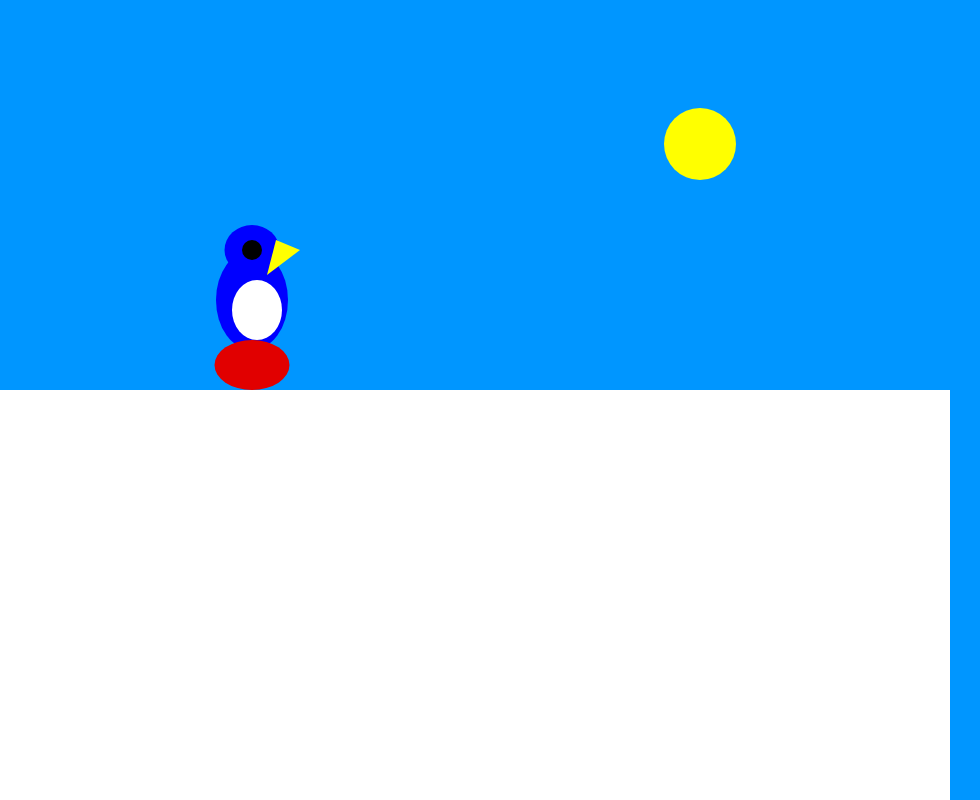
Frame 1 (no input)
Frame 60 (no input): identical to frame 1, image omitted
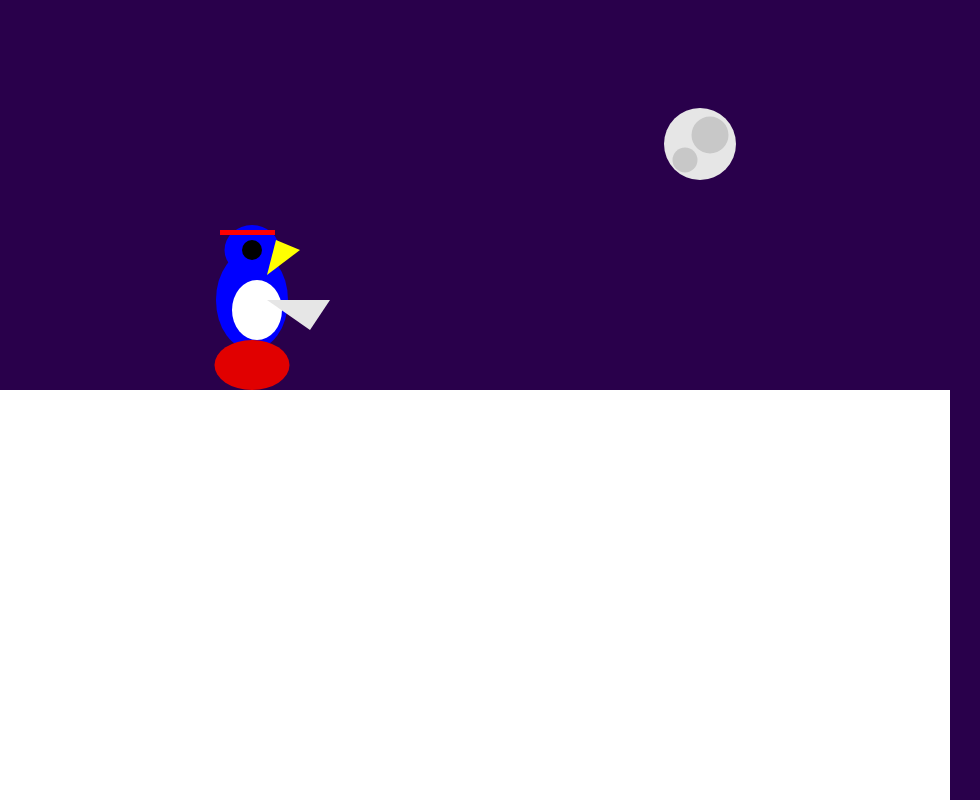
Frame 120 (the mouse pressed at the canvas centre since frame 60)

The p5.js sketch that drew these frames (run headless with seeded random() and noise() and a simulated clock; from frame 60 on, the mouse is pressed at the canvas centre):

// p5.js sketch
// ── sketch.js
function setup() {
  // put setup code here
  createCanvas(980, 800);
  textAlign(CENTER);

}

function draw() {
  // put drawing code here

  if (mouseIsPressed) {
    background(41, 0, 75);
  fill(0);

  fill(0, 0, 255);
  ellipse(252, 300, 72, 100);

  fill(255);
  ellipse(257, 310, 50, 60);

  fill(0, 0, 255);
  ellipse(252, 250, 55, 50);

  fill(255, 255, 0);
  triangle(276, 240, 300, 250, 267, 275);

  fill(0, 0, 0);
  ellipse(252, 250, 20, 20);

  fill(225, 0, 0);
  ellipse(252, 365, 75, 50);

  fill(230, 230, 230);
  ellipse(700, 144, 72, 72);

  fill(200, 200, 200);
  ellipse(685, 160, 25, 25);

  fill(200, 200, 200);
  ellipse(710, 135, 37, 37);

  fill(255, 255, 255);
  rect(0, 390, 950, 450);

  fill(230, 230, 230);
  triangle(310, 330, 330, 300, 267, 300);

  fill(255, 0, 0);
  rect(220, 230, 55, 5);

  }
  else {
  background(00, 150, 255);
  noStroke();

  fill(0, 0, 255);
  ellipse(252, 300, 72, 100);

  fill(255);
  ellipse(257, 310, 50, 60);

  fill(0, 0, 255);
  ellipse(252, 250, 55, 50);

  fill(255, 255, 0);
  triangle(276, 240, 300, 250, 267, 275);

  fill(0, 0, 0);
  ellipse(252, 250, 20, 20);

  fill(225, 0, 0);
  ellipse(252, 365, 75, 50);

  fill(255, 255, 0);
  ellipse(700, 144, 72, 72);

  fill(255, 255, 255);
  rect(0, 390, 950, 450);


  print(mouseIsPressed);
  }

}
